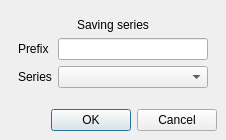
<?xml version="1.0" encoding="UTF-8"?>
<ui version="4.0">
 <class>ExportSeriesDialog</class>
 <widget class="QDialog" name="ExportSeriesDialog">
  <property name="geometry">
   <rect>
    <x>0</x>
    <y>0</y>
    <width>222</width>
    <height>140</height>
   </rect>
  </property>
  <property name="windowTitle">
   <string>Dialog</string>
  </property>
  <layout class="QVBoxLayout" name="verticalLayout_2">
   <property name="spacing">
    <number>0</number>
   </property>
   <property name="leftMargin">
    <number>0</number>
   </property>
   <property name="topMargin">
    <number>0</number>
   </property>
   <property name="rightMargin">
    <number>0</number>
   </property>
   <property name="bottomMargin">
    <number>0</number>
   </property>
   <item>
    <widget class="QWidget" name="widget" native="true">
     <layout class="QVBoxLayout" name="verticalLayout">
      <item>
       <widget class="QWidget" name="widget_2" native="true">
        <layout class="QFormLayout" name="formLayout">
         <item row="1" column="0">
          <widget class="QLabel" name="label">
           <property name="text">
            <string>Prefix</string>
           </property>
          </widget>
         </item>
         <item row="1" column="1">
          <widget class="QLineEdit" name="lineEdit">
           <property name="minimumSize">
            <size>
             <width>150</width>
             <height>0</height>
            </size>
           </property>
          </widget>
         </item>
         <item row="2" column="0">
          <widget class="QLabel" name="label_2">
           <property name="text">
            <string>Series</string>
           </property>
          </widget>
         </item>
         <item row="2" column="1">
          <widget class="QComboBox" name="comboBox"/>
         </item>
         <item row="0" column="0" colspan="2">
          <widget class="QLabel" name="label_3">
           <property name="text">
            <string>Saving series</string>
           </property>
           <property name="alignment">
            <set>Qt::AlignCenter</set>
           </property>
          </widget>
         </item>
        </layout>
       </widget>
      </item>
      <item>
       <widget class="QDialogButtonBox" name="buttonBox">
        <property name="orientation">
         <enum>Qt::Horizontal</enum>
        </property>
        <property name="standardButtons">
         <set>QDialogButtonBox::Cancel|QDialogButtonBox::Ok</set>
        </property>
       </widget>
      </item>
     </layout>
    </widget>
   </item>
  </layout>
 </widget>
 <resources/>
 <connections>
  <connection>
   <sender>buttonBox</sender>
   <signal>accepted()</signal>
   <receiver>ExportSeriesDialog</receiver>
   <slot>accept()</slot>
   <hints>
    <hint type="sourcelabel">
     <x>248</x>
     <y>254</y>
    </hint>
    <hint type="destinationlabel">
     <x>157</x>
     <y>274</y>
    </hint>
   </hints>
  </connection>
  <connection>
   <sender>buttonBox</sender>
   <signal>rejected()</signal>
   <receiver>ExportSeriesDialog</receiver>
   <slot>reject()</slot>
   <hints>
    <hint type="sourcelabel">
     <x>316</x>
     <y>260</y>
    </hint>
    <hint type="destinationlabel">
     <x>286</x>
     <y>274</y>
    </hint>
   </hints>
  </connection>
 </connections>
</ui>
